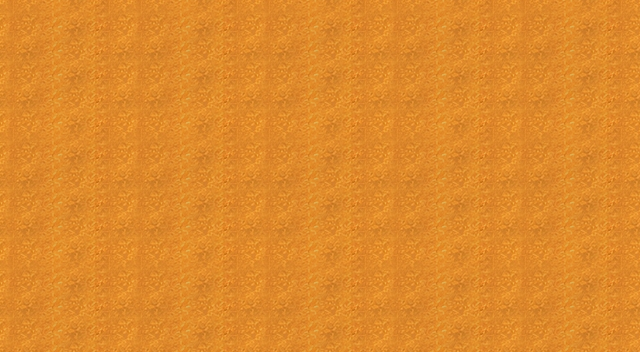

Tiled map render using the project's own tile images. Description and the whole map definition, tile-layer contents included, below:
An orthogonal 20x11 tile map with 32x32 px tiles, 1 tile layer (SandBase), 2 tilesets and 9 objects.

<map version="1.10" tiledversion="1.11.0" orientation="orthogonal" renderorder="right-down" width="20" height="11" tilewidth="32" tileheight="32" infinite="0" nextlayerid="4" nextobjectid="12">
 <tileset firstgid="1" source="desert_kitbash_tileset.tsx" />
 <tileset firstgid="65" source="desert_kitbash_stamps.tsx" />
 <layer id="1" name="SandBase" width="20" height="11">
  <data encoding="csv">
1,2,3,4,1,2,3,4,1,2,3,4,1,2,3,4,1,2,3,4,
9,10,11,12,9,10,11,12,9,10,11,12,9,10,11,12,9,10,11,12,
17,18,19,20,17,18,19,20,17,18,19,20,17,18,19,20,17,18,19,20,
25,26,27,28,25,26,27,28,25,26,27,28,25,26,27,28,25,26,27,28,
1,2,3,4,1,2,3,4,1,2,3,4,1,2,3,4,1,2,3,4,
9,10,11,12,9,10,11,12,9,10,11,12,9,10,11,12,9,10,11,12,
17,18,19,20,17,18,19,20,17,18,19,20,17,18,19,20,17,18,19,20,
25,26,27,28,25,26,27,28,25,26,27,28,25,26,27,28,25,26,27,28,
1,2,3,4,1,2,3,4,1,2,3,4,1,2,3,4,1,2,3,4,
9,10,11,12,9,10,11,12,9,10,11,12,9,10,11,12,9,10,11,12,
17,18,19,20,17,18,19,20,17,18,19,20,17,18,19,20,17,18,19,20
</data>
 </layer>
 <objectgroup id="2" name="DuneRidges">
  <object id="1" gid="66" x="0" y="106" width="130" height="100" />
  <object id="2" gid="65" x="470" y="70" width="145" height="64" />
  <object id="3" gid="68" x="498" y="346" width="138" height="106" />
 </objectgroup>
 <objectgroup id="3" name="LandmarksAndProps">
  <object id="4" gid="70" x="246" y="218" width="124" height="92" />
  <object id="5" gid="72" x="404" y="136" width="104" height="90" />
  <object id="6" gid="71" x="32" y="318" width="112" height="68" />
  <object id="7" gid="73" x="150" y="112" width="22" height="20" />
  <object id="8" gid="77" x="378" y="274" width="24" height="22" />
  <object id="9" gid="79" x="192" y="244" width="14" height="14" />
 </objectgroup>
</map>
